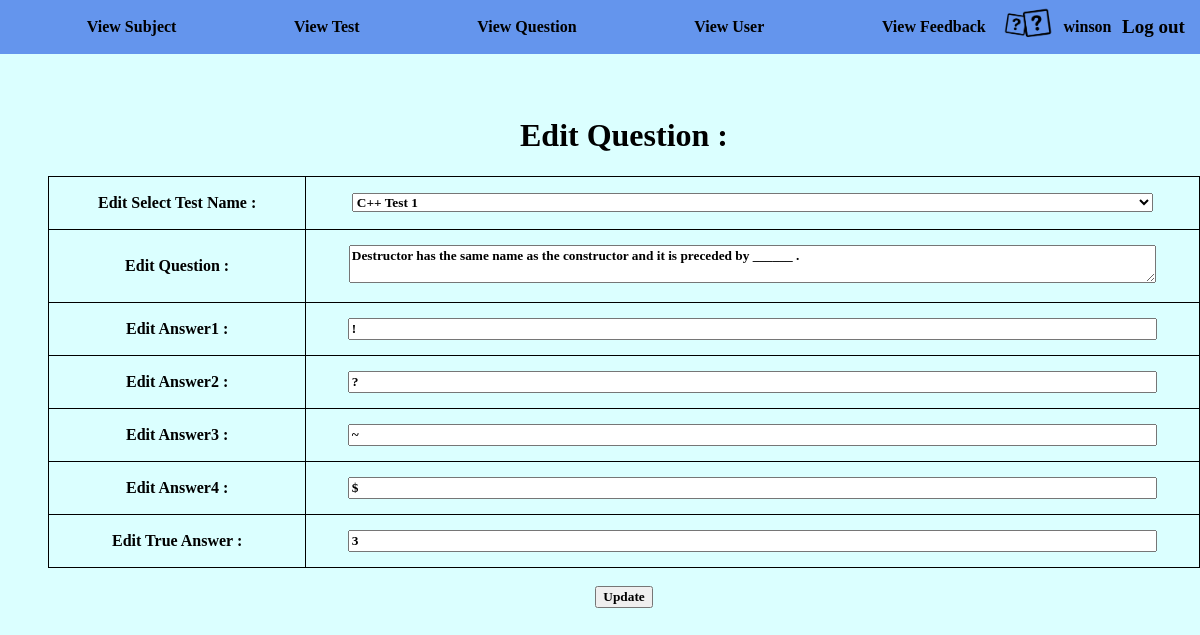
Page /editQuestion.php?que_id=1 (signed in) on the committed database.
### tables this page shows
CREATE TABLE `quiz_question` (
  `que_id` int(5) NOT NULL,
  `test_id` int(5) DEFAULT NULL,
  `que_desc` varchar(250) DEFAULT NULL,
  `ans1` varchar(275) DEFAULT NULL,
  `ans2` varchar(275) DEFAULT NULL,
  `ans3` varchar(275) DEFAULT NULL,
  `ans4` varchar(275) DEFAULT NULL,
  `true_ans` int(1) DEFAULT NULL,
  `date` timestamp NOT NULL DEFAULT current_timestamp()
);

### editQuestion.php (the view, shortened to what this page needs)
<!DOCTYPE html>
<html>
<head>
</head>
<body>
 <?php include "adminMenu.php"?>
 <?php
      include "database.php";
    $id = $_REQUEST['que_id'];
        $result=mysqli_query($con,"SELECT * FROM quiz_question WHERE que_id = '$id'");
        $test = mysqli_fetch_array($result);
    $Testid=$test['test_id'];
    $Quedesc=$test['que_desc'];
    $Ans1=$test['ans1'];
    $Ans2=$test['ans2'];
    $Ans3=$test['ans3'];
    $Ans4=$test['ans4'];
    $Trueans=$test['true_ans'];
            ?>
  <center>
    <div class ="all-Table">
    <h1>Edit Question :</h1>
    <form method="post">
      <table>
        <tr>
          <td width ="300px" height="50px" >Edit Select Test Name  : </td>
           <td width ="1100px" height="50px"><select class="form-control" style='width:90%;' value="<?php echo $Testid?>" name="testid">
            <?php
            include"database.php";
                $result=mysqli_query($con,"Select * from quiz_test order by test_id");
                    while($row=mysqli_fetch_array($result))
                {
                if($row[0]==$testid)
                {
                  echo "<option value='$row[0]' selected>$row[2]</option>";
                }
                else
                {
                  echo "<option value='$row[0]'>$row[2]</option>";
                }
              }
            ?>
        </select></td></tr>
         <tr>
          <td width ="300px" height="50px" >Edit Question  : </td>
          <td width ="1100px" height="70px"><textarea class="form-control" name="addque" type="text" id="addque"><?php echo $Quedesc ?></textarea></td>
        </tr>
        <tr>
          <td width ="300px" height="50px" >Edit Answer1  : </td>
          <td width ="1100px" height="50px"><input class="form-control" value="<?php echo $Ans1?>" name="ans1" type="text" id="ans1"></td>
        </tr>
        <tr>
          <td width ="300px" height="50px" >Edit Answer2  : </td>
          <td width ="1100px" height="50px"><input class="form-control" value="<?php echo $Ans2?>" name="ans2" type="text" id="ans2"></td>
        </tr>
        <tr>
          <td width ="300px" height="50px" >Edit Answer3  : </td>
          <td width ="1100px" height="50px"><input class="form-control" value="<?php echo $Ans3?>" name="ans3" type="text" id="ans3"></td>
        </tr>
        <tr>
          <td width ="300px" height="50px" >Edit Answer4  : </td>
          <td width ="1100px" height="50px"><input class="form-control" value="<?php echo $Ans4?>" name="ans4" type="text" id="ans4"></td>
        </tr>
        <tr>
          <td width ="300px" height="50px" >Edit True Answer  : </td>
          <td width ="1100px" height="50px"><input class="form-control" value="<?php echo $Trueans?>" name="anstrue" type="text" id="anstrue"></td>
        </tr>
      </table><br>
      <input type="submit" name="Submit1" value="Update">
		</form>
	</div>
</body>
</html>

### editQuestion.php (style rules this page uses)
* { font-weight: bold; }
table { border-collapse: collapse; text-align: center; }
table, td, th { border: 1px solid black; }
body { background-color:#DBFFFF; margin: 0; }
.all-Table { position: absolute; padding-left:4%; padding-top: 8%; }
.form-control { width:90%; }

### adminMenu.php (style rules this page uses)
* { font-family: 'Merienda One', cursive; }

### rows in the picture
quiz_question: addque "Destructor has the same name as the constructor and it is preceded by ______ .", ans1 "!", ans2 "?", ans3 "~", ans4 "$", anstrue "3"

### other values in the picture
$_SESSION['loginAdmin'] "winson"
form field testid "C++ Test 1"
